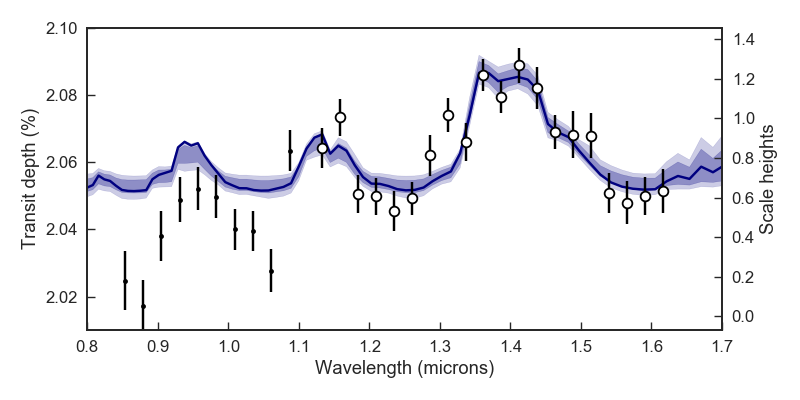

Write the Python code that produced this figure.
import numpy as np
import matplotlib.pyplot as plt
import pickle
import seaborn as sns
from astropy.convolution import convolve
from astropy.convolution import Gaussian1DKernel

sns.set_context("notebook", font_scale = 1.2)
sns.set_style("white")
sns.set_style("ticks", {"xtick.direction":"in", "ytick.direction":"in"})

g = Gaussian1DKernel(stddev=10)

plt.figure(figsize=(8,4))
#pickle = hi_res_wlgrid, hi_res_-2sigma, hi_res_-1sigma, hi_res_median, hi_res_+1sigma, hi_res+2sigma, data_wl_grid, raw_data, data_err, median_binned_model

d= np.genfromtxt("w107_spectrum_06-22-17.txt")
plt.errorbar(d[:,0], d[:,1]*100., d[:,2]*100., linestyle = 'none', zorder = 100, marker = 'o', color = 'w', markeredgecolor = 'k', ecolor ='k', markeredgewidth = 1.3)

d0 = np.genfromtxt("/Users/lkreidberg/Desktop/Projects/Data_reduction/HST/WASP107_HST14916/analysis/fit_2017_08_24_13:25.txt")
#offset = 0.025
offset = 0.0
plt.errorbar(d0[:,0], 100*d0[:,1]**2+offset, 100.*2.*d0[:,1]*d0[:,2], fmt ='.k')

#d = np.genfromtxt("wasp107b_10xsolar_0.1mbarcloud.dat")
#plt.plot(d[:,0]*1e6, convolve(d[:,1], g, boundary = 'extend')-0.08)

p = pickle.load(open("WASP107b_Global_Cloud_limit_Metallicity_spectra.pic", "rb"))
#print "outliers", (p[9] - p[7])/p[8]
w = p[0]

plt.fill_between(w, p[1], p[5], color = "navy", alpha = '0.2')
plt.fill_between(w, p[2], p[4], color = "navy", alpha = '0.3')
#plt.plot(w, p[3], color = 'navy', label = "Best fit model")

# best fit
pb = pickle.load(open("Model_best_fit.pic", "rb"))
plt.plot(pb[0], pb[1]*100., color = 'navy', label = 'Best fit model')
print 'outliers', (p[7] - pb[3]*100.)/p[8]


plt.ylabel("Transit depth (%)")
plt.ylim(2.01, 2.1)
plt.xlabel("Wavelength (microns)")

x2 = plt.gca().twinx()
scaleheight = 460./1.e6*100.
plt.plot(w,p[3]/scaleheight - np.min(p[3]/scaleheight), linewidth=0.)

plt.ylabel("Scale heights")
plt.xlim(0.8, 1.7)

plt.tight_layout()
plt.savefig("combined_spectra.png")
plt.show()

